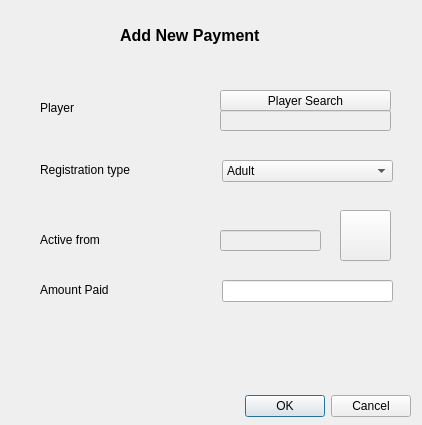
<?xml version="1.0" encoding="UTF-8"?>
<ui version="4.0">
 <class>AddPaymentDiag</class>
 <widget class="QDialog" name="AddPaymentDiag">
  <property name="geometry">
   <rect>
    <x>0</x>
    <y>0</y>
    <width>422</width>
    <height>425</height>
   </rect>
  </property>
  <property name="windowTitle">
   <string>Dialog</string>
  </property>
  <widget class="QDialogButtonBox" name="buttonBox">
   <property name="geometry">
    <rect>
     <x>70</x>
     <y>390</y>
     <width>341</width>
     <height>32</height>
    </rect>
   </property>
   <property name="orientation">
    <enum>Qt::Horizontal</enum>
   </property>
   <property name="standardButtons">
    <set>QDialogButtonBox::Cancel|QDialogButtonBox::Ok</set>
   </property>
  </widget>
  <widget class="QLabel" name="label">
   <property name="geometry">
    <rect>
     <x>120</x>
     <y>20</y>
     <width>191</width>
     <height>31</height>
    </rect>
   </property>
   <property name="font">
    <font>
     <pointsize>12</pointsize>
     <weight>75</weight>
     <bold>true</bold>
    </font>
   </property>
   <property name="text">
    <string>Add New Payment</string>
   </property>
  </widget>
  <widget class="QLabel" name="label_2">
   <property name="geometry">
    <rect>
     <x>40</x>
     <y>100</y>
     <width>55</width>
     <height>16</height>
    </rect>
   </property>
   <property name="text">
    <string>Player</string>
   </property>
  </widget>
  <widget class="QLabel" name="label_4">
   <property name="geometry">
    <rect>
     <x>40</x>
     <y>160</y>
     <width>121</width>
     <height>20</height>
    </rect>
   </property>
   <property name="text">
    <string>Registration type</string>
   </property>
   <property name="alignment">
    <set>Qt::AlignLeading|Qt::AlignLeft|Qt::AlignVCenter</set>
   </property>
  </widget>
  <widget class="QPushButton" name="playerSearch">
   <property name="geometry">
    <rect>
     <x>220</x>
     <y>90</y>
     <width>171</width>
     <height>21</height>
    </rect>
   </property>
   <property name="text">
    <string>Player Search</string>
   </property>
  </widget>
  <widget class="QLineEdit" name="playerID">
   <property name="enabled">
    <bool>false</bool>
   </property>
   <property name="geometry">
    <rect>
     <x>220</x>
     <y>110</y>
     <width>171</width>
     <height>21</height>
    </rect>
   </property>
   <property name="acceptDrops">
    <bool>false</bool>
   </property>
  </widget>
  <widget class="QPushButton" name="cal">
   <property name="geometry">
    <rect>
     <x>340</x>
     <y>210</y>
     <width>51</width>
     <height>51</height>
    </rect>
   </property>
   <property name="styleSheet">
    <string notr="true">border-image: url(:/calendar-1559935_960_720.png);</string>
   </property>
   <property name="text">
    <string/>
   </property>
  </widget>
  <widget class="QLabel" name="label_3">
   <property name="geometry">
    <rect>
     <x>40</x>
     <y>230</y>
     <width>121</width>
     <height>20</height>
    </rect>
   </property>
   <property name="text">
    <string>Active from</string>
   </property>
  </widget>
  <widget class="QLineEdit" name="pDate">
   <property name="enabled">
    <bool>false</bool>
   </property>
   <property name="geometry">
    <rect>
     <x>220</x>
     <y>230</y>
     <width>101</width>
     <height>21</height>
    </rect>
   </property>
   <property name="acceptDrops">
    <bool>false</bool>
   </property>
  </widget>
  <widget class="QLineEdit" name="amountPaid">
   <property name="geometry">
    <rect>
     <x>222</x>
     <y>280</y>
     <width>171</width>
     <height>22</height>
    </rect>
   </property>
  </widget>
  <widget class="QLabel" name="label_5">
   <property name="geometry">
    <rect>
     <x>40</x>
     <y>280</y>
     <width>121</width>
     <height>20</height>
    </rect>
   </property>
   <property name="text">
    <string>Amount Paid</string>
   </property>
  </widget>
  <widget class="QComboBox" name="comboBox">
   <property name="geometry">
    <rect>
     <x>222</x>
     <y>160</y>
     <width>171</width>
     <height>22</height>
    </rect>
   </property>
   <item>
    <property name="text">
     <string>Adult</string>
    </property>
   </item>
   <item>
    <property name="text">
     <string>Teen</string>
    </property>
   </item>
   <item>
    <property name="text">
     <string>Child</string>
    </property>
   </item>
  </widget>
 </widget>
 <resources/>
 <connections>
  <connection>
   <sender>buttonBox</sender>
   <signal>accepted()</signal>
   <receiver>AddPaymentDiag</receiver>
   <slot>accept()</slot>
   <hints>
    <hint type="sourcelabel">
     <x>248</x>
     <y>254</y>
    </hint>
    <hint type="destinationlabel">
     <x>157</x>
     <y>274</y>
    </hint>
   </hints>
  </connection>
  <connection>
   <sender>buttonBox</sender>
   <signal>rejected()</signal>
   <receiver>AddPaymentDiag</receiver>
   <slot>reject()</slot>
   <hints>
    <hint type="sourcelabel">
     <x>316</x>
     <y>260</y>
    </hint>
    <hint type="destinationlabel">
     <x>286</x>
     <y>274</y>
    </hint>
   </hints>
  </connection>
 </connections>
</ui>
